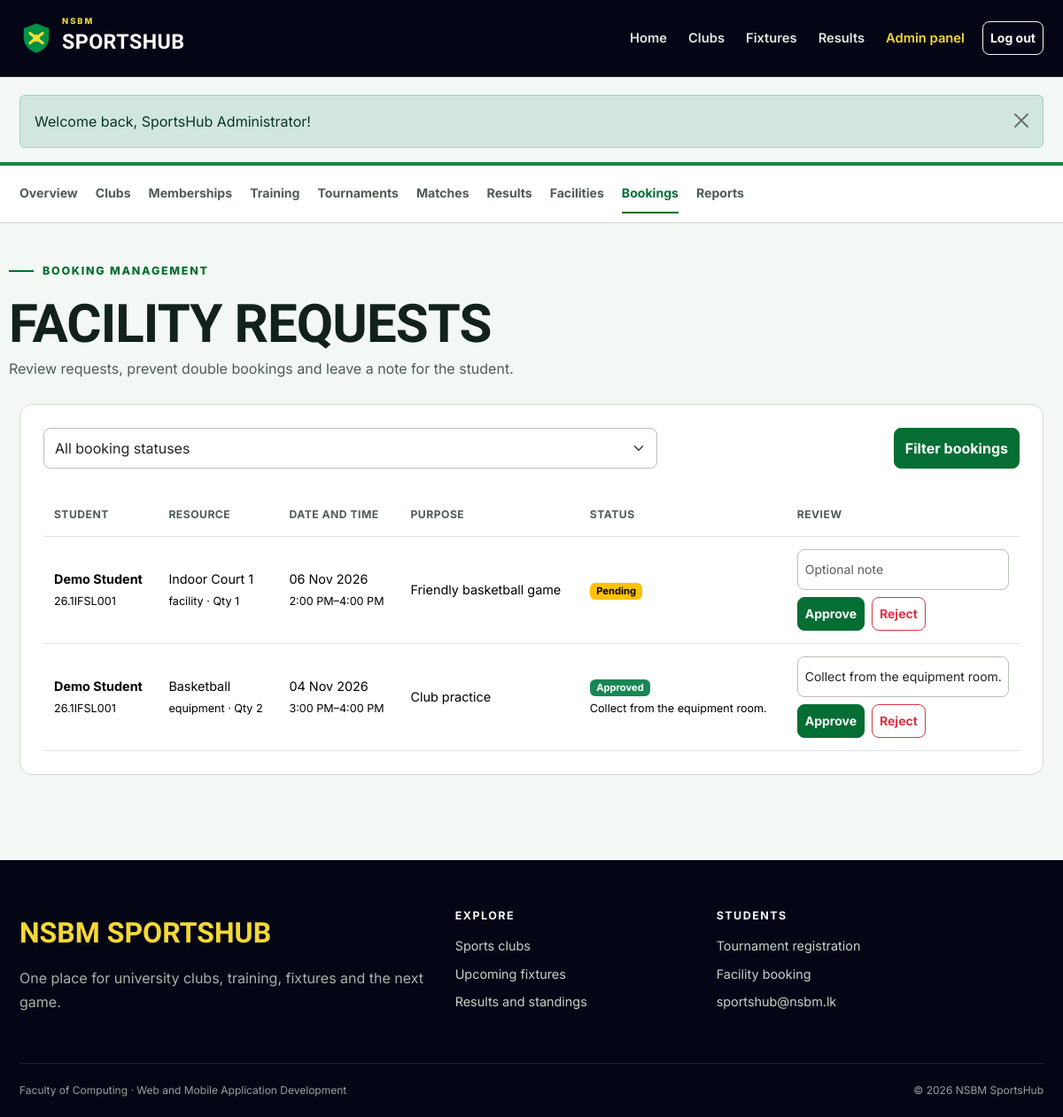
The app's page /admin/bookings.php (signed in) with its own data.
### tables this page shows
CREATE TABLE bookings (
    id INT UNSIGNED AUTO_INCREMENT PRIMARY KEY,
    user_id INT UNSIGNED NOT NULL,
    facility_id INT UNSIGNED NOT NULL,
    booking_date DATE NOT NULL,
    start_time TIME NOT NULL,
    end_time TIME NOT NULL,
    quantity SMALLINT UNSIGNED NOT NULL DEFAULT 1,
    purpose VARCHAR(255) NOT NULL,
    status ENUM('pending', 'approved', 'rejected', 'cancelled') NOT NULL DEFAULT 'pending',
    admin_note VARCHAR(255) NULL,
    created_at TIMESTAMP DEFAULT CURRENT_TIMESTAMP,
    FOREIGN KEY (user_id) REFERENCES users(id) ON DELETE CASCADE,
    FOREIGN KEY (facility_id) REFERENCES facilities(id) ON DELETE CASCADE
);

CREATE TABLE users (
    id INT UNSIGNED AUTO_INCREMENT PRIMARY KEY,
    student_id VARCHAR(20) NOT NULL UNIQUE,
    full_name VARCHAR(100) NOT NULL,
    email VARCHAR(120) NOT NULL UNIQUE,
    password_hash VARCHAR(255) NOT NULL,
    role ENUM('student', 'admin') NOT NULL DEFAULT 'student',
    created_at TIMESTAMP DEFAULT CURRENT_TIMESTAMP
);

CREATE TABLE facilities (
    id INT UNSIGNED AUTO_INCREMENT PRIMARY KEY,
    name VARCHAR(100) NOT NULL,
    type ENUM('facility', 'equipment') NOT NULL,
    location VARCHAR(120) NOT NULL,
    total_units SMALLINT UNSIGNED NOT NULL DEFAULT 1,
    status ENUM('active', 'maintenance') NOT NULL DEFAULT 'active'
);

### config/database.php (called while the page is built)
<?php
function db(): PDO
{
    static $pdo = null;
    if ($pdo === null) {
        $host = getenv('DB_HOST') ?: '127.0.0.1';
        $port = getenv('DB_PORT') ?: '3306';
        $name = getenv('DB_NAME') ?: 'sportshub3_db';
        $user = getenv('DB_USER') ?: 'root';
        $pass = getenv('DB_PASS') ?: '';
        $dsn = "mysql:host=$host;port=$port;dbname=$name;charset=utf8mb4";
        $pdo = new PDO($dsn, $user, $pass, [
            PDO::ATTR_ERRMODE => PDO::ERRMODE_EXCEPTION,
            PDO::ATTR_DEFAULT_FETCH_MODE => PDO::FETCH_ASSOC,
            PDO::ATTR_EMULATE_PREPARES => false,
        ]);
    }
    return $pdo;
}

### admin/bookings.php (the view, shortened to what this page needs)
<?php
$status = $_GET['status'] ?? '';
$allowed = ['pending', 'approved', 'rejected', 'cancelled'];
$params = [];
$where = '';
$bookings = fetch_all("SELECT b.*, u.full_name, u.student_id, f.name, f.type, f.location FROM bookings b JOIN users u ON u.id=b.user_id JOIN facilities f ON f.id=b.facility_id $where ORDER BY FIELD(b.status,'pending','approved','rejected','cancelled'), b.booking_date DESC", $params);
include __DIR__ . '/../includes/header.php';
include __DIR__ . '/../includes/admin_nav.php';
?>
<div class="container dashboard-head"><span class="section-kicker">Booking management</span><h1>Facility requests</h1><p>Review requests, prevent double bookings and leave a note for the student.</p></div>
<div class="container dashboard-content"><section class="content-panel"><form class="filter-bar" method="get"><div><label class="visually-hidden" for="status">Status</label><select class="form-select" id="status" name="status"><option value="">All booking statuses</option><?php foreach ($allowed as $option): ?><option value="<?= $option ?>" <?= $status === $option ? 'selected' : '' ?>><?= ucfirst($option) ?></option><?php endforeach; ?></select></div><div></div><button class="btn btn-sport" type="submit">Filter bookings</button></form><?php if ($bookings): ?><div class="table-responsive"><table class="table"><thead><tr><th>Student</th><th>Resource</th><th>Date and time</th><th>Purpose</th><th>Status</th><th>Review</th></tr></thead><tbody><?php foreach ($bookings as $row): ?><tr><td><strong><?= e($row['full_name']) ?></strong><br><small><?= e($row['student_id']) ?></small></td><td><?= e($row['name']) ?><br><small><?= e($row['type']) ?> · Qty <?= $row['quantity'] ?></small></td><td><?= format_date($row['booking_date']) ?><br><small><?= format_time($row['start_time']) ?>–<?= format_time($row['end_time']) ?></small></td><td><?= e($row['purpose']) ?></td><td><?= status_badge($row['status']) ?><?php if ($row['admin_note']): ?><br><small><?= e($row['admin_note']) ?></small><?php endif; ?></td><td><?php if ($row['status'] !== 'cancelled'): ?><form method="post"><?= csrf_field() ?><input type="hidden" name="id" value="<?= $row['id'] ?>"><label class="visually-hidden" for="note-<?= $row['id'] ?>">Admin note</label><input class="form-control form-control-sm mb-2" id="note-<?= $row['id'] ?>" name="admin_note" maxlength="255" value="<?= e($row['admin_note']) ?>" placeholder="Optional note"><div class="table-actions"><button class="btn btn-sm btn-sport" type="submit" name="status" value="approved">Approve</button><button class="btn btn-sm btn-outline-danger" type="submit" name="status" value="rejected">Reject</button></div></form><?php else: ?>—<?php endif; ?></td></tr><?php endforeach; ?></tbody></table></div><?php else: ?><p>No booking requests match this filter.</p><?php endif; ?></section></div>
<?php include __DIR__ . '/../includes/footer.php'; ?>

### includes/functions.php (shortened to what this page needs)
<?php
function e(?string $value): string
{
    return htmlspecialchars($value ?? '', ENT_QUOTES, 'UTF-8');
}
function fetch_all(string $sql, array $params = []): array
{
    $statement = db()->prepare($sql);
    $statement->execute($params);
    return $statement->fetchAll();
}
function format_date(?string $date, string $format = 'd M Y'): string
{
    return $date ? date($format, strtotime($date)) : 'Not set';
}
function format_time(?string $time): string
{
    return $time ? date('g:i A', strtotime($time)) : 'Not set';
}
function status_badge(string $status): string
{
    $classes = [
        'approved' => 'success', 'active' => 'success', 'completed' => 'success',
        'registered' => 'success', 'ongoing' => 'info',
        'pending' => 'warning', 'upcoming' => 'warning', 'scheduled' => 'info',
        'rejected' => 'danger', 'cancelled' => 'danger', 'inactive' => 'secondary',
        'withdrawn' => 'secondary', 'maintenance' => 'danger',
    ];
    $class = $classes[$status] ?? 'secondary';
    return '<span class="badge text-bg-' . $class . '">' . e(ucfirst($status)) . '</span>';
}

### assets/css/style.css (style rules this page uses)
:root { --navy-950: oklch(0.13 0.035 275); --navy-900: oklch(0.18 0.04 275); --navy-800: oklch(0.24 0.045 275); --green-600: oklch(0.55 0.145 151); --green-700: oklch(0.47 0.125 151); --green-800: oklch(0.40 0.105 151); --yellow-400: oklch(0.88 0.17 99); --paper-50: oklch(0.975 0.008 150); --paper-100: oklch(0.945 0.012 150); --ink-900: oklch(0.23 0.025 160); --ink-600: oklch(0.46 0.02 160); --page-bg: var(--paper-50); --page-text: var(--ink-900); --muted-text: var(--ink-600); --brand: var(--green-700); --brand-hover: var(--green-800); --highlight: var(--yellow-400); --dark-surface: var(--navy-950); --line: oklch(0.88 0.015 150); --radius-sm: 8px; --radius-md: 14px; --radius-lg: 22px; --shadow: 0 12px 32px oklch(0.2 0.025 160 / 0.08); }
* { box-sizing: border-box; }
html { scroll-behavior: smooth; }
body { min-height: 100dvh; margin: 0; background: var(--page-bg); color: var(--page-text); font-family: "Inter", sans-serif; font-size: 16px; line-height: 1.65; }
button, a, input, select, textarea { transition: color 180ms ease-out, background-color 180ms ease-out, border-color 180ms ease-out, transform 180ms ease-out; }
h1, h2, h3, h4, .display-font { font-family: "Barlow Condensed", sans-serif; font-weight: 700; line-height: 1.05; letter-spacing: -0.015em; }
h1 { font-size: clamp(2.5rem, 6vw, 4.8rem); }
p { max-width: 72ch; }
.container { max-width: 1180px; }
.btn { min-height: 44px; display: inline-flex; align-items: center; justify-content: center; gap: 8px; font-weight: 700; border-radius: var(--radius-sm); }
.btn-sm { min-height: 38px; }
.btn-sport { background: var(--brand); border-color: var(--brand); color: #fff; }
.hero-kicker, .section-kicker { display: inline-flex; align-items: center; gap: 10px; margin-bottom: 18px; color: var(--brand); font-size: 0.78rem; font-weight: 800; letter-spacing: 0.14em; text-transform: uppercase; }
.hero-kicker::before, .section-kicker::before { content: ""; width: 28px; height: 2px; background: currentColor; }
.content-panel { padding: 26px; margin-bottom: 24px; background: #fff; border: 1px solid var(--line); border-radius: var(--radius-md); }
.filter-bar { display: grid; grid-template-columns: minmax(180px, 1fr) minmax(150px, 0.35fr) auto; gap: 12px; margin-bottom: 28px; }
.form-control, .form-select { min-height: 46px; border-radius: var(--radius-sm); border-color: oklch(0.8 0.02 150); }
.dashboard-head { padding: 36px 0 26px; }
.dashboard-head h1 { margin: 0; font-size: clamp(2.5rem, 5vw, 3.8rem); text-transform: uppercase; }
.dashboard-head p { margin: 6px 0 0; color: var(--muted-text); }
.dashboard-content { padding-bottom: 72px; }
.table { margin-bottom: 0; vertical-align: middle; }
.table > :not(caption) > * > * { padding: 14px 12px; }
.table thead th { color: var(--muted-text); font-size: 0.76rem; letter-spacing: 0.04em; text-transform: uppercase; white-space: nowrap; }
.table tbody td { font-size: 0.9rem; }
.table-actions { display: flex; flex-wrap: wrap; gap: 8px; }
.badge { font-size: 0.7rem; }

### records on screen
bookings: user.full_name "Demo Student", user.student_id "26.1IFSL001", facility.name "Indoor Court 1", facility.type "facility", quantity "1", booking_date "06 Nov 2026", start_time "2:00 PM", end_time "4:00 PM", purpose "Friendly basketball game", status "Pending"
bookings: user.full_name "Demo Student", user.student_id "26.1IFSL001", facility.name "Basketball", facility.type "equipment", quantity "2", booking_date "04 Nov 2026", start_time "3:00 PM", end_time "4:00 PM", purpose "Club practice", status "Approved", admin_note "Collect from the equipment room."

### other values on screen
$message['message'] "Welcome back, SportsHub Administrator!"
